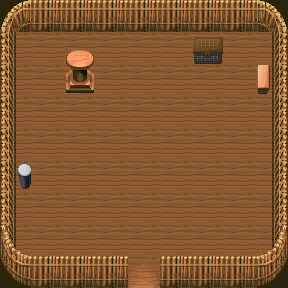

Below is a game level as drawn by its tile map, then a one-line description and the .tmx file that defines it, in full:
An orthogonal 9x9 tile map with 32x32 px tiles, 4 tile layers (Tile Layer 1, Tile Layer 2, Tile Layer 3, Tile Layer 4), 3 tilesets and 12 objects (inside_hut_door, chest, Player).

<map version="1.0" tiledversion="1.1.5" orientation="orthogonal" renderorder="right-down" width="9" height="9" tilewidth="32" tileheight="32" infinite="0" nextobjectid="21">
 <tileset firstgid="1" source="tiles/hyptosis_tile-art-batch-4.tsx" />
 <tileset firstgid="901" source="tiles/PC Computer - Yoda Stories - Tileset.tsx" />
 <tileset firstgid="2105" source="tiles/hyptosis_tile-art-batch-5.tsx" />
 <layer name="Tile Layer 1" width="9" height="9">
  <data encoding="csv">
1841,1841,1841,1841,1841,1841,1841,1841,1841,
1841,1841,1841,1841,1841,1841,1841,1841,1841,
1841,1841,1841,1841,1841,1841,1841,1841,1841,
1841,1841,1841,1841,1841,1841,1841,1841,1841,
1841,1841,1841,1841,1841,1841,1841,1841,1841,
1841,1841,1841,1841,1841,1841,1841,1841,1841,
1841,1841,1841,1841,1841,1841,1841,1841,1841,
1841,1841,1841,1841,1841,1841,1841,1841,1841,
1841,1841,1841,1841,1841,1841,1841,1841,1841
</data>
 </layer>
 <layer name="Tile Layer 2" width="9" height="9">
  <data encoding="csv">
1758,1759,1759,1759,1759,1759,1759,1759,1760,
1815,0,0,0,0,0,1530,0,1787,
1815,0,1963,0,0,0,0,0,1816,
1815,0,0,0,0,0,0,0,1787,
1815,0,0,0,0,0,0,0,1787,
1814,0,0,0,0,0,0,0,1787,
1815,0,0,0,0,0,0,0,1787,
1870,0,0,0,0,0,0,0,1872,
1898,1759,1759,1759,1899,1759,1759,1759,1900
</data>
 </layer>
 <layer name="Tile Layer 3" width="9" height="9">
  <data encoding="csv">
0,0,0,0,0,0,0,0,0,
0,0,0,0,0,0,0,0,0,
0,0,0,0,0,0,0,0,0,
0,0,0,0,0,0,0,0,0,
0,0,0,0,0,0,0,0,0,
0,0,0,0,0,0,0,0,0,
0,0,0,0,0,0,0,0,0,
0,0,0,0,0,0,0,0,0,
0,0,0,0,0,0,0,0,0
</data>
 </layer>
 <objectgroup name="Collisions" visible="0">
  <properties>
   <property name="collidable" type="bool" value="true" />
  </properties>
  <object id="1" x="-2.2409" y="-1.12045" width="15.6863" height="307.003" />
  <object id="2" x="-15.6863" y="162.944" width="45.9384" height="23.0505" />
  <object id="4" x="257.703" y="64.986" width="11.2045" height="25.7703" />
  <object id="7" x="-21.2885" y="252.101" width="142.297" height="31.3725" />
  <object id="8" x="164.706" y="253.221" width="126.611" height="33.6134" />
  <object id="9" x="273.389" y="-36.9748" width="20.1681" height="365.266" />
  <object id="10" x="-20.1681" y="-12.3249" width="322.689" height="42.577" />
  <object id="11" x="257.703" y="61.8106" width="11.2045" height="28.9457" />
  <object id="20" x="64.4369" y="60.7548" width="29.4569" height="33.7527" />
 </objectgroup>
 <objectgroup name="Objects" visible="0">
  <object id="14" name="Trigger" type="inside_hut_door" x="131.092" y="281.462" width="26.8908" height="35.8543" />
  <object id="17" name="Trigger" type="chest" x="190.476" y="33.6134" width="33.6134" height="31.3725" />
  <object id="18" name="Player" x="128.852" y="224.77" width="31.3725" height="25.7703" />
 </objectgroup>
 <layer name="Tile Layer 4" width="9" height="9">
  <data encoding="csv">
0,0,0,0,0,0,0,0,0,
0,0,1935,0,0,0,0,0,0,
0,0,0,0,0,0,0,0,0,
0,0,0,0,0,0,0,0,0,
0,0,0,0,0,0,0,0,0,
0,0,0,0,0,0,0,0,0,
0,0,0,0,0,0,0,0,0,
0,0,0,0,0,0,0,0,0,
0,0,0,0,0,0,0,0,0
</data>
 </layer>
</map>
